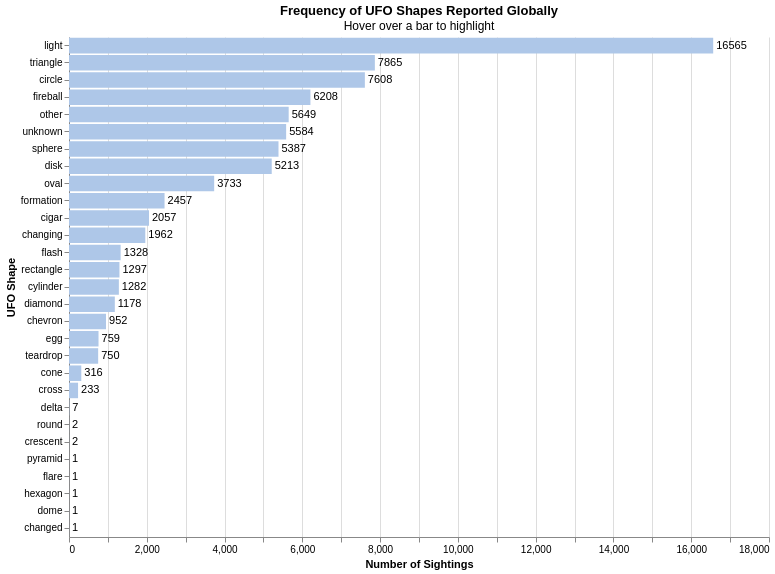

Source (notebook cell):
### Markdown cell above
## Chart 1

### Code cell
# Define the hover selection
hover_select = alt.selection_point(
    on='mouseover', 
    nearest=True, 
    fields=['shape'], 
    empty=False
)

shape_counts = shape_counts[shape_counts['shape'].str.strip().str.len() > 0]

# Base Chart
base = alt.Chart(shape_counts).encode(
    y=alt.Y('shape:N', 
        title='UFO Shape', 
        sort=alt.EncodingSortField(field='count', op='sum', order='descending')
    )
)

# Bar Layer 
bars = base.mark_bar().encode(
    x=alt.X('count:Q', title='Number of Sightings'),
    # If the mouse is hovering, use Dark Blue; otherwise, use Light Blue
    color=alt.condition(
        hover_select,
        alt.value('#1f77b4'), # Dark Blue
        alt.value('#aec7e8')  # Light Blue
    ),
    tooltip=['shape', 'count']
).add_params(
    hover_select
)

# Text layer 
text = base.mark_text(align='left', baseline='middle', dx=3).encode(
    x='count:Q',
    text='count:Q'
)

# Combine 
ufo_chart_final = (bars + text).properties(
    title={
        "text": "Frequency of UFO Shapes Reported Globally",
        "subtitle": "Hover over a bar to highlight"
    },
    width=700,
    height=500
).configure_view(strokeWidth=0)

ufo_chart_final

### Figure 1 — Vega-Lite specification as saved in the notebook (floating-point values rounded to 4 significant figures)
{"config": {"view": {"continuousWidth": 300, "continuousHeight": 300, "strokeWidth": 0}}, "layer": [{"mark": {"type": "bar"}, "encoding": {"color": {"condition": {"param": "param_9aba1380cc33e7d5", "value": "#1f77b4", "empty": false}, "value": "#aec7e8"}, "tooltip": [{"field": "shape", "type": "nominal"}, {"field": "count", "type": "quantitative"}], "x": {"field": "count", "title": "Number of Sightings", "type": "quantitative"}, "y": {"field": "shape", "sort": {"field": "count", "op": "sum", "order": "descending"}, "title": "UFO Shape", "type": "nominal"}}, "name": "view_678e77e4d6e81012_0"}, {"mark": {"type": "text", "align": "left", "baseline": "middle", "dx": 3}, "encoding": {"text": {"field": "count", "type": "quantitative"}, "x": {"field": "count", "type": "quantitative"}, "y": {"field": "shape", "sort": {"field": "count", "op": "sum", "order": "descending"}, "title": "UFO Shape", "type": "nominal"}}}], "data": {"name": "data-57fe551769288ca37da4003590c6ba7d"}, "height": 500, "params": [{"name": "param_9aba1380cc33e7d5", "select": {"type": "point", "fields": ["shape"], "nearest": true, "on": "mouseover"}, "views": ["view_678e77e4d6e81012_0"]}], "title": {"text": "Frequency of UFO Shapes Reported Globally", "subtitle": "Hover over a bar to highlight"}, "width": 700, "$schema": "https://vega.github.io/schema/vega-lite/v6.1.0.json", "datasets": {"data-57fe551769288ca37da4003590c6ba7d": [{"shape": "light", "count": 16565}, {"shape": "triangle", "count": 7865}, {"shape": "circle", "count": 7608}, {"shape": "fireball", "count": 6208}, {"shape": "other", "count": 5649}, {"shape": "unknown", "count": 5584}, {"shape": "sphere", "count": 5387}, {"shape": "disk", "count": 5213}, {"shape": "oval", "count": 3733}, {"shape": "formation", "count": 2457}, {"shape": "cigar", "count": 2057}, {"shape": "changing", "count": 1962}, {"shape": "flash", "count": 1328}, {"shape": "rectangle", "count": 1297}, {"shape": "cylinder", "count": 1282}, {"shape": "diamond", "count": 1178}, {"shape": "chevron", "count": 952}, {"shape": "egg", "count": 759}, {"shape": "teardrop", "count": 750}, {"shape": "cone", "count": 316}, {"shape": "cross", "count": 233}, {"shape": "delta", "count": 7}, {"shape": "round", "count": 2}, {"shape": "crescent", "count": 2}, {"shape": "pyramid", "count": 1}, {"shape": "flare", "count": 1}, {"shape": "hexagon", "count": 1}, {"shape": "dome", "count": 1}, {"shape": "changed", "count": 1}]}}
